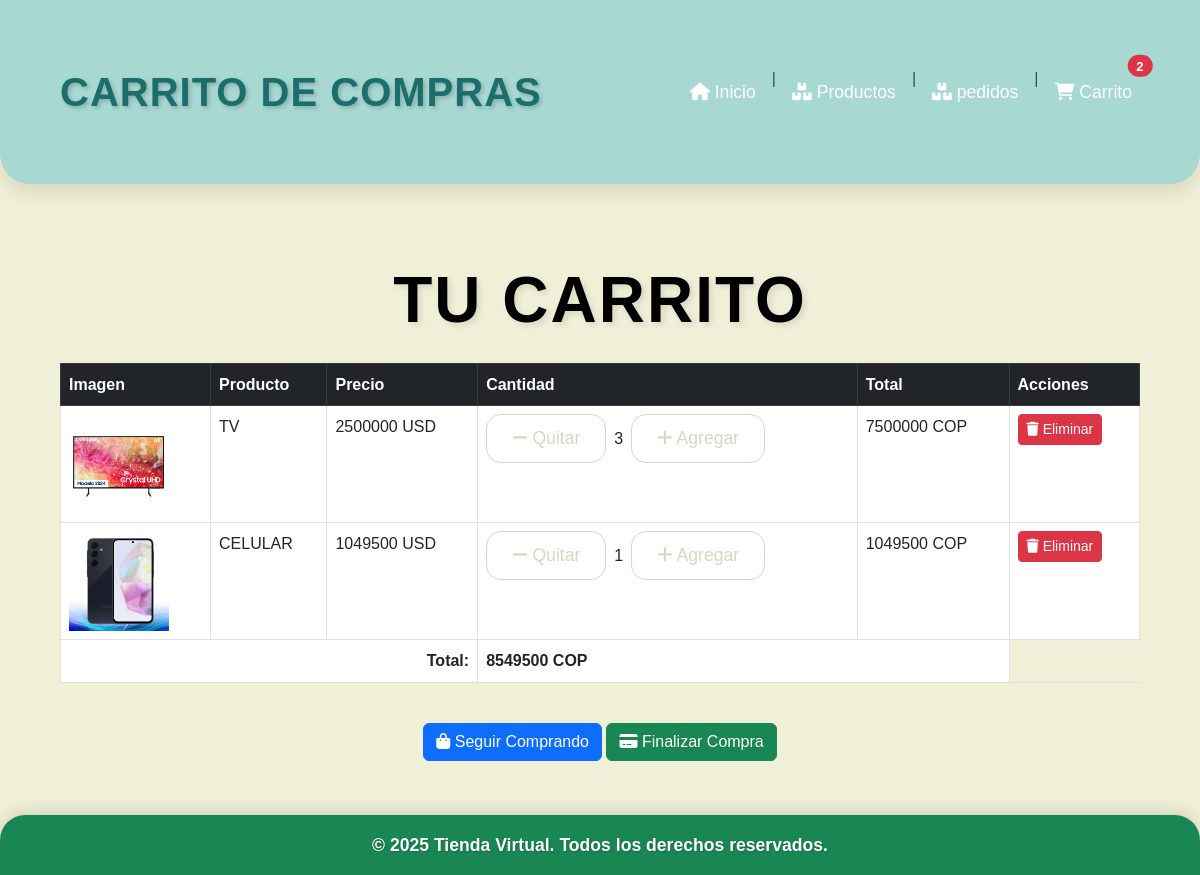
/carrito/ (signed in), run on an earlier commit of the app's database.
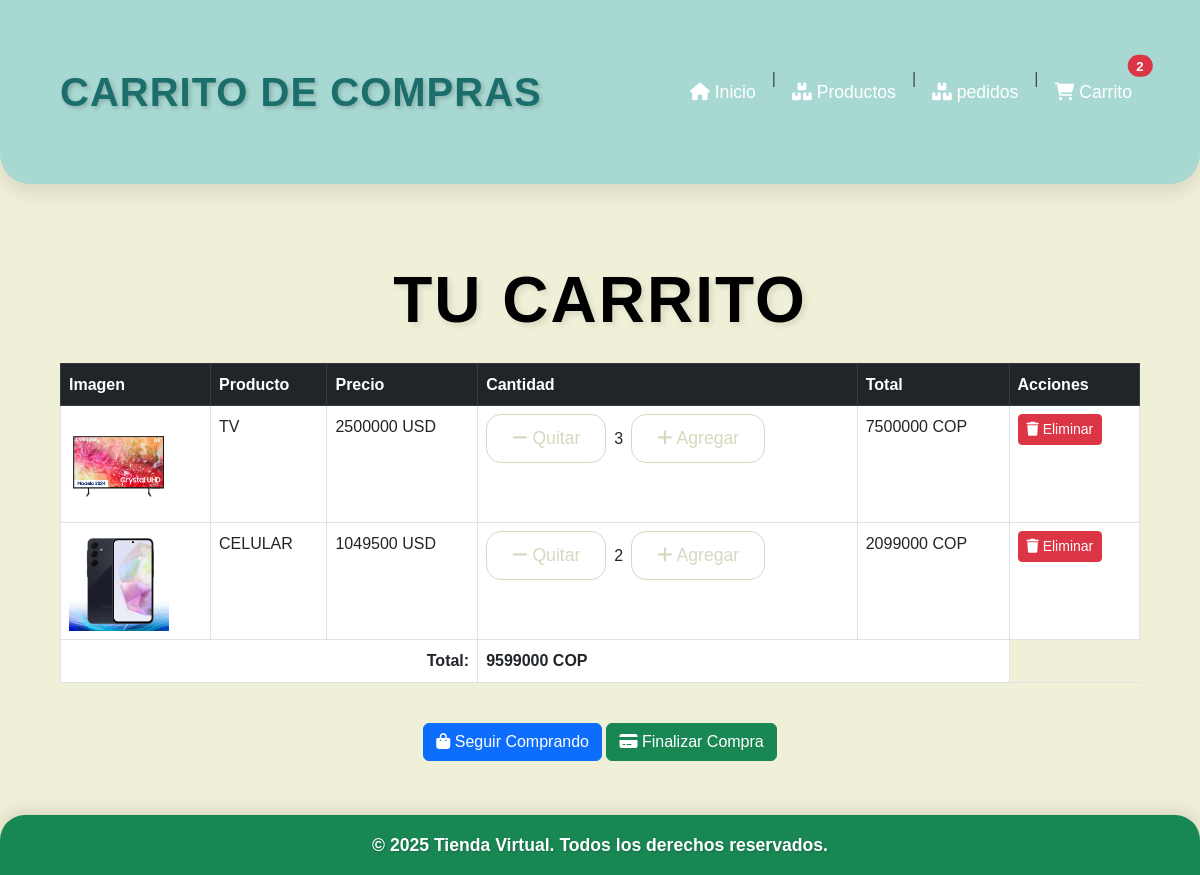
And on a later commit of the database.
### cuentas/models.py (models this page shows, shortened)
class CarritoItem(models.Model):
    usuario = models.ForeignKey(User, on_delete=models.CASCADE)
    producto = models.ForeignKey(Producto, on_delete=models.CASCADE)
    cantidad = models.PositiveIntegerField(default=1)
    def total_precio(self):
        return self.producto.precio * self.cantidad

class Producto(models.Model):
    nombre = models.CharField(max_length=200)
    descripcion = models.TextField()
    precio = models.DecimalField(max_digits=10, decimal_places=2)
    cantidad_stock = models.PositiveIntegerField()
    imagen = models.ImageField(upload_to='productos/')
    especificaciones = models.TextField()
    agotado = models.BooleanField(default=False)
    recomendado = models.BooleanField(default=False)
    usuario = models.ForeignKey(User, on_delete=models.CASCADE, null=True, blank=False)  # Cambiado `blank` a False

### cuentas/views.py (the view)
# urls.py: path('carrito/', views.carrito, name='carrito'),
@login_required(login_url="inicio_sesion")
def carrito(request):
    if not request.user.is_authenticated:
        messages.error(request, "Debes iniciar sesión para ver tu carrito.")
        return redirect('inicio_sesion')
    carrito_items = CarritoItem.objects.filter(usuario=request.user)
    carrito_items_disponibles = [item for item in carrito_items if item.producto.cantidad_stock > 0]
    productos_agotados = [item for item in carrito_items if item.producto.cantidad_stock <= 0]
    total = sum(item.total_precio() for item in carrito_items_disponibles)
    if not carrito_items_disponibles:
        messages.info(request, "Tu carrito está vacío.")
    carrito_count = carrito_items.count()
    return render(request, 'cuentas/carrito.html', {
        'carrito_items': carrito_items_disponibles,
        'total': total,
        'productos_agotados': productos_agotados,
        'carrito_count': carrito_count,
    })

### cuentas/templates/cuentas/carrito.html (shortened to what the changed rows need)
<!DOCTYPE html>
<html lang="es">
<head>
    <link href="https://cdn.jsdelivr.net/npm/bootstrap@5.3.0-alpha1/dist/css/bootstrap.min.css" rel="stylesheet">
    <link rel="stylesheet" href="https://cdnjs.cloudflare.com/ajax/libs/font-awesome/6.0.0-beta3/css/all.min.css">
    {% load static %}
    <link rel="stylesheet" href="{% static 'cuentas/styles/carrito.css' %}">
</head>
<body>
    <div class="container mt-5">
        <h1 class="text-center mb-4">Tu Carrito</h1>
        {% if carrito_items %}
        <div class="table-responsive">
            <table class="table table-bordered">
                <thead class="table-dark">
                    <tr>
                        <th>Imagen</th>
                        <th>Producto</th>
                        <th>Precio</th>
                        <th>Cantidad</th>
                        <th>Total</th>
                        <th>Acciones</th>
                    </tr>
                </thead>
                <tbody>
                    {% for item in carrito_items %}
                    <tr>
                        <td>
                            <img src="{{ item.producto.imagen.url }}" alt="{{ item.producto.nombre }}" width="100">
                        </td>
                        <td>{{ item.producto.nombre }}</td>
                        <td>{{ item.producto.precio|floatformat:0 }} USD</td>
                        <td>
                            <div class="d-flex align-items-center">
                                {% if item.producto.cantidad_stock <= 0 %}
                                    <p class="text-danger">Agotado</p>
                                    <button class="btn btn-secondary btn-sm" disabled>Sin stock</button>
                                {% else %}
                                    <a href="{% url 'reducir_cantidad' item.id %}" class="btn btn-sm btn-outline-secondary me-2">
                                        <i class="fas fa-minus"></i> Quitar
                                    </a>
                                    {{ item.cantidad }}
                                    <a href="{% url 'agregar_al_carrito' item.producto.id %}" class="btn btn-sm btn-outline-secondary ms-2">
                                        <i class="fas fa-plus"></i> Agregar
                                    </a>
                                {% endif %}
                            </div>
                        </td>
                        <td>
                            {% if item.producto.cantidad_stock > 0 %}
                                {{ item.total_precio|floatformat:0 }} COP
                            {% else %}
                                <span class="text-muted">Producto agotado</span>
                            {% endif %}
                        </td>
                        <td>
                            <a href="{% url 'eliminar_del_carrito' item.id %}" class="btn btn-danger btn-sm">
                                <i class="fas fa-trash"></i> Eliminar
                            </a>
                        </td>
                    </tr>
                    {% endfor %}
                </tbody>
                <tfoot>
                    <tr>
                        <td colspan="3" class="text-end"><strong>Total:</strong></td>
                        <td colspan="2"><strong>{{ total|floatformat:0 }} COP</strong></td>
                    </tr>
                </tfoot>
            </table>
        </div>
        <div class="text-center mt-4">
            <a href="{% url 'productos' %}" class="btn btn-primary">
                <i class="fas fa-shopping-bag"></i> Seguir Comprando
            </a>
            {% if total > 0 %}
            <a href="{% url 'finalizar_compra' %}" class="btn btn-success">
                <i class="fas fa-credit-card"></i> Finalizar Compra
            </a>
            {% else %}
            <a href="#" class="btn btn-secondary" disabled>
                <i class="fas fa-credit-card"></i> Finalizar Compra
            </a>
            {% endif %}
        </div>
        {% else %}
        <div class="alert alert-warning text-center">
            <h4>Tu carrito está vacío</h4>
            <p>Explora nuestros <a href="{% url 'productos' %}">productos</a> y agrega lo que te guste.</p>
        </div>
        {% endif %}
    </div>
</body>
</html>

What changed in the data, as far as the page shows it:
changed CarritoItem "CELULAR": cantidad "1" → "2"; total_precio "1049500" → "2099000"
Also different on the page:
{{ total|floatformat:0 }}: "8549500" → "9599000"
